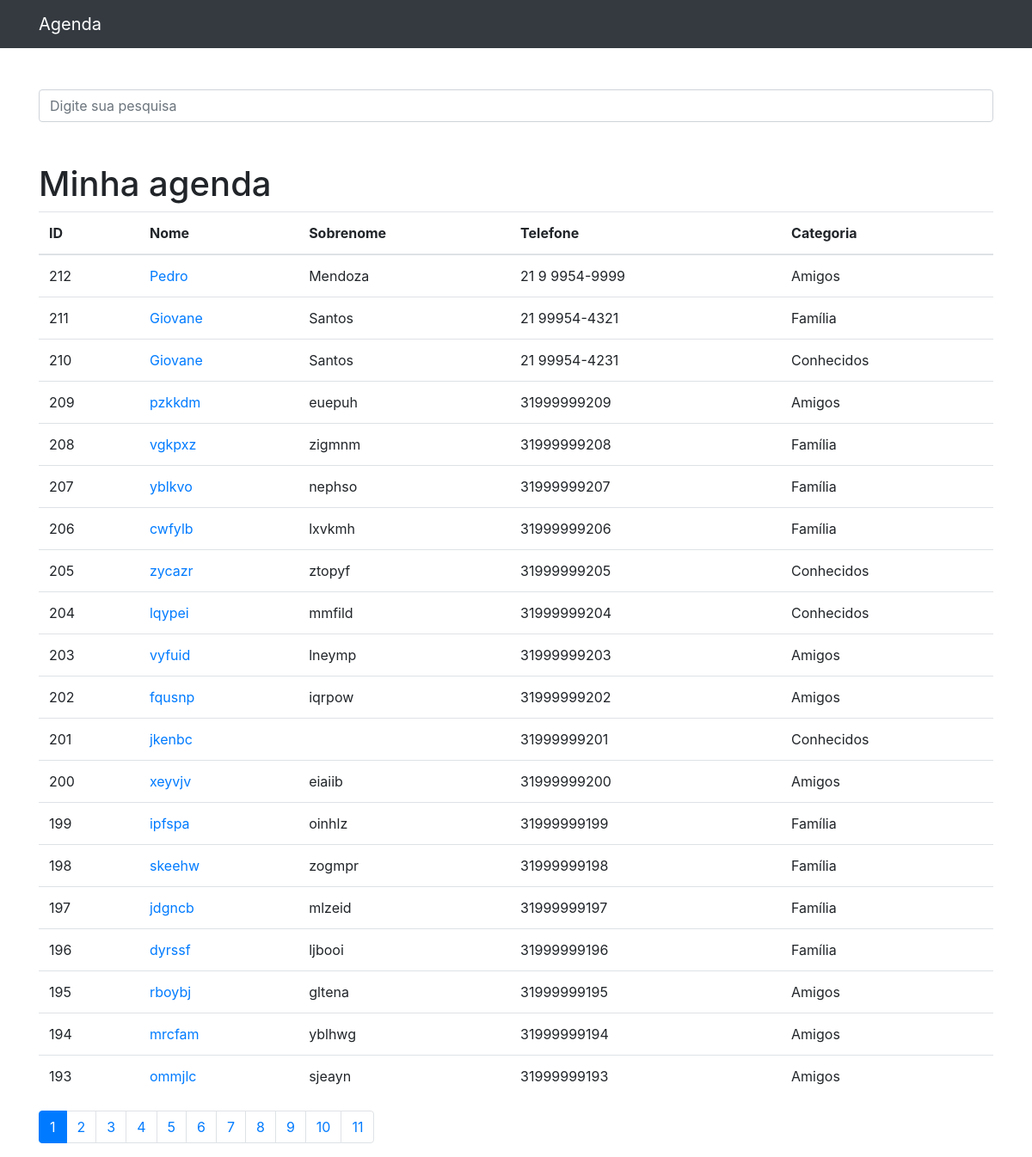
The page / on the database its author committed.
### contatos/models.py (models this page shows, shortened)
class Contato(models.Model):
    nome = models.CharField(max_length=255)
    sobrenome = models.CharField(max_length=255, blank=True)
    telefone = models.CharField(max_length=255)
    email = models.CharField(max_length=255, blank=True)
    data_criacao = models.DateTimeField(default=timezone.now)
    descricao = models.TextField(blank=True)
    categoria = models.ForeignKey(Categoria, on_delete=models.DO_NOTHING)
    mostrar = models.BooleanField(default=True)
    foto = models.ImageField(blank=True, upload_to='fotos/%Y/%m/')

class Categoria(models.Model):
    nome = models.CharField(max_length=255)
    def __str__(self):
        return self.nome

### contatos/views.py (the view)
# urls.py: path('', views.index, name='index'),
def index(request):
    contatos = Contato.objects.order_by('-id').filter(
        mostrar=True
    )
    paginator = Paginator(contatos, 20)
    page = request.GET.get('p')
    contatos = paginator.get_page(page)
    return render(request, 'contatos/index.html', {
        'contatos': contatos
    })

### contatos/templates/contatos/index.html
{% extends 'base.html' %}
{%block 'conteudo'%}
    <h1 class="mt-5">Minha agenda</h1>
    <table class="table">
      <thead>
        <tr>
          <th>ID</th>
          <th>Nome</th>
          <th>Sobrenome</th>
          <th>Telefone</th>
          <th>Categoria</th>
        </tr>
      </thead>
      <tbody>
        {% for contato in contatos %}
          <tr>
            <td>{{ contato.id }}</td>
            <td>
              <a href="{% url 'ver_contato' contato.id %}">{{ contato.nome }}</a>
            </td>
            <td>{{ contato.sobrenome }}</td>
            <td>{{ contato.telefone }}</td>
            <td>{{ contato.categoria }}</td>
            </tr>
        {% endfor %}
      </tbody>
    </table>
  <nav aria-label="Page navigation example">
  <ul class="pagination">
    {% for pagina in contatos.paginator.page_range %}
      {% if contatos.number == pagina %}
      <li class="page-item active"><a class="page-link" href="?p={{ pagina }}&termo={{ request.GET.termo }}">{{ pagina }}</a></li>
      {% else %}
      <li class="page-item"><a class="page-link" href="?p={{ pagina }}&termo={{ request.GET.termo }}">{{ pagina }}</a></li>
      {% endif %}
    {% endfor %}
  </ul>
</nav>
{%endblock%}

### rows shown on the page
Contato: id "212", nome "Pedro", sobrenome "Mendoza", telefone "21 9 9954-9999", categoria "Amigos"
Contato: id "211", nome "Giovane", sobrenome "Santos", telefone "21 99954-4321", categoria "Família"
Contato: id "210", nome "Giovane", sobrenome "Santos", telefone "21 99954-4231", categoria "Conhecidos"
Contato: id "209", nome "pzkkdm", sobrenome "euepuh", telefone "31999999209", categoria "Amigos"
Contato: id "208", nome "vgkpxz", sobrenome "zigmnm", telefone "31999999208", categoria "Família"
Contato: id "207", nome "yblkvo", sobrenome "nephso", telefone "31999999207", categoria "Família"
Contato: id "206", nome "cwfylb", sobrenome "lxvkmh", telefone "31999999206", categoria "Família"
Contato: id "205", nome "zycazr", sobrenome "ztopyf", telefone "31999999205", categoria "Conhecidos"
Contato: id "204", nome "lqypei", sobrenome "mmfild", telefone "31999999204", categoria "Conhecidos"
Contato: id "203", nome "vyfuid", sobrenome "lneymp", telefone "31999999203", categoria "Amigos"
Contato: id "202", nome "fqusnp", sobrenome "iqrpow", telefone "31999999202", categoria "Amigos"
Contato: id "201", nome "jkenbc", telefone "31999999201", categoria "Conhecidos"
Contato: id "200", nome "xeyvjv", sobrenome "eiaiib", telefone "31999999200", categoria "Amigos"
Contato: id "199", nome "ipfspa", sobrenome "oinhlz", telefone "31999999199", categoria "Família"
Contato: id "198", nome "skeehw", sobrenome "zogmpr", telefone "31999999198", categoria "Família"
Contato: id "197", nome "jdgncb", sobrenome "mlzeid", telefone "31999999197", categoria "Família"
Contato: id "196", nome "dyrssf", sobrenome "ljbooi", telefone "31999999196", categoria "Família"
Contato: id "195", nome "rboybj", sobrenome "gltena", telefone "31999999195", categoria "Amigos"
Contato: id "194", nome "mrcfam", sobrenome "yblhwg", telefone "31999999194", categoria "Amigos"
Contato: id "193", nome "ommjlc", sobrenome "sjeayn", telefone "31999999193", categoria "Amigos"

### other values the page prints
{{ pagina }} "1"
{{ pagina }} "2" "3" "4" "5" "6" "7" "8" "9" "10" "11"
